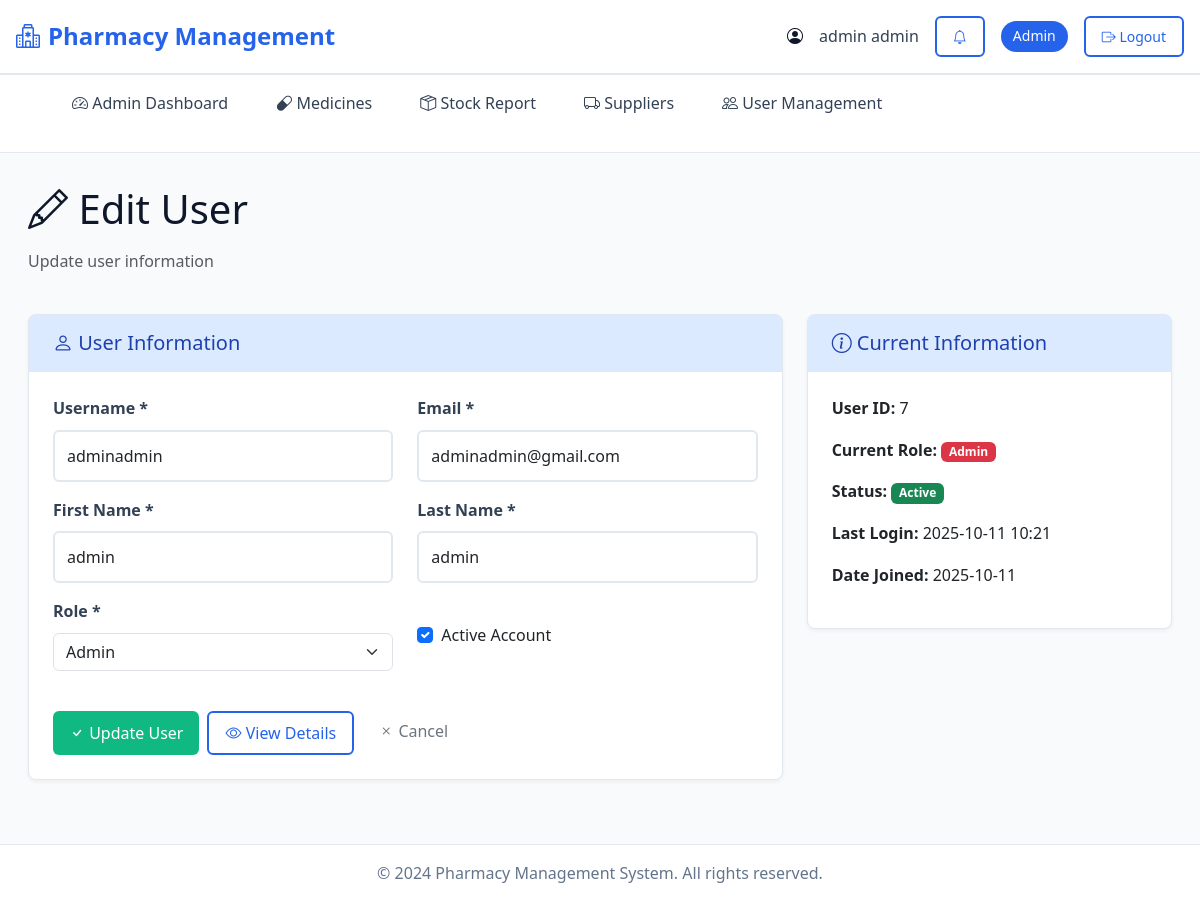
The app's page /user-management/users/edit/7/ (signed in), older data.
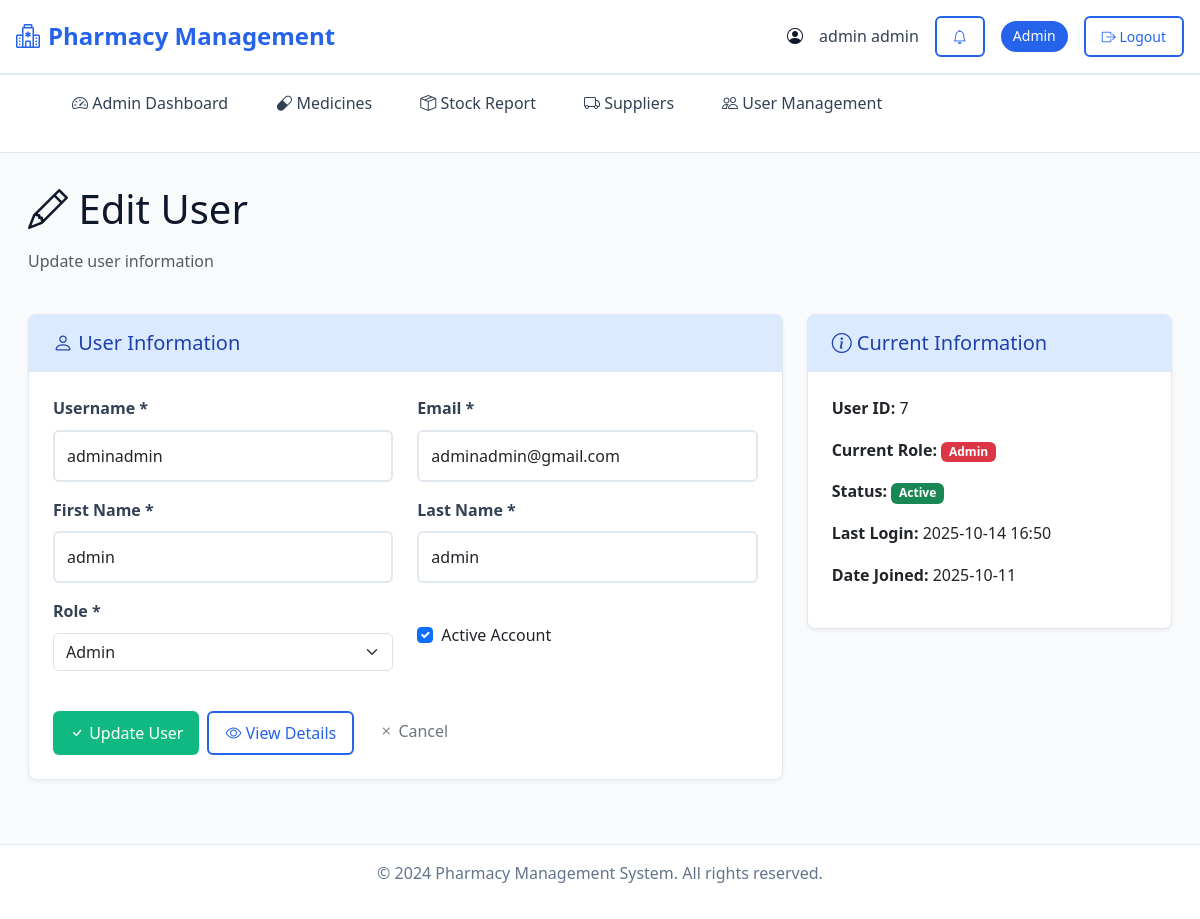
The same page, newer data.
### pharmacy/models.py (models this page shows, shortened)
class User(AbstractUser):
    ROLE_CHOICES = [
        ('pharmacist', 'Pharmacist'),
        ('admin', 'Admin'),
        ('staff', 'Staff'),
    ]
    role = models.CharField(max_length=50, choices=ROLE_CHOICES)
    reset_token = models.CharField(max_length=100, blank=True, null=True)

### pharmacy/user_management.py (the view)
# urls.py: path('users/edit/<int:user_id>/', user_management.user_edit, name='user_edit'),
@admin_required
def user_edit(request, user_id):
    user = get_object_or_404(User, id=user_id)
    if request.method == "POST":
        form = UserEditForm(request.POST, instance=user)
        if form.is_valid():
            form.save()
            messages.success(request, 'User updated successfully!')
            return redirect('user_detail', user_id=user.id)
    else:
        form = UserEditForm(instance=user)
    return render(request, 'admin/users/user_edit.html', {
        'form': form,
        'user_obj': user,
    })

### pharmacy/forms.py
class UserEditForm(forms.ModelForm):
    role = forms.ChoiceField(
        choices=[
            ('admin', 'Admin'),
            ('pharmacist', 'Pharmacist'),
            ('staff', 'Staff'),
        ],
        required=True
    )
    class Meta:
        model = User
        fields = ('username', 'email', 'first_name', 'last_name', 'role', 'is_active')
    def __init__(self, *args, **kwargs):
        super().__init__(*args, **kwargs)
        self.fields['username'].widget.attrs.update({'class': 'form-control'})
        self.fields['email'].widget.attrs.update({'class': 'form-control'})
        self.fields['first_name'].widget.attrs.update({'class': 'form-control'})
        self.fields['last_name'].widget.attrs.update({'class': 'form-control'})
        self.fields['role'].widget.attrs.update({'class': 'form-select'})
        self.fields['is_active'].widget.attrs.update({'class': 'form-check-input'})

### templates/admin/users/user_edit.html (shortened to what the changed rows need)
{% extends 'admin/base.html' %}
{% block content %}
<div class="container-fluid">
    <div class="row mb-4">
        <div class="col-12">
            <h1 class="mb-3">
                <i class="bi bi-pencil"></i> Edit User
            </h1>
        </div>
    </div>
    <div class="row">
        <div class="col-lg-8">
            <div class="card">
                <div class="card-body">
                    <form method="post">
                        <div class="row">
                            <div class="col-md-6 mb-3">
                                <label for="{{ form.username.id_for_label }}" class="form-label">Username *</label>
                                {{ form.username }}
                            </div>
                            <div class="col-md-6 mb-3">
                                <label for="{{ form.email.id_for_label }}" class="form-label">Email *</label>
                                {{ form.email }}
                            </div>
                        </div>
                        <div class="row">
                            <div class="col-md-6 mb-3">
                                <label for="{{ form.first_name.id_for_label }}" class="form-label">First Name *</label>
                                {{ form.first_name }}
                            </div>
                            <div class="col-md-6 mb-3">
                                <label for="{{ form.last_name.id_for_label }}" class="form-label">Last Name *</label>
                                {{ form.last_name }}
                            </div>
                        </div>
                        <div class="row">
                            <div class="col-md-6 mb-3">
                                <label for="{{ form.role.id_for_label }}" class="form-label">Role *</label>
                                {{ form.role }}
                            </div>
                            <div class="col-md-6 mb-3">
                                <div class="form-check mt-4">
                                    {{ form.is_active }}
                                    <label class="form-check-label" for="{{ form.is_active.id_for_label }}">
                                        Active Account
                                    </label>
                                </div>
                            </div>
                        </div>
                    </form>
                </div>
            </div>
        </div>
        <div class="col-lg-4">
            <div class="card">
                <div class="card-body">
                    <div class="mb-3">
                        <strong>User ID:</strong> {{ user_obj.id }}
                    </div>
                    <div class="mb-3">
                        <strong>Current Role:</strong>
                        <span class="badge {% if user_obj.role == 'admin' %}bg-danger{% elif user_obj.role == 'pharmacist' %}bg-primary{% else %}bg-info{% endif %}">
                            {{ user_obj.get_role_display }}
                        </span>
                    </div>
                    <div class="mb-3">
                        <strong>Status:</strong>
                        {% if user_obj.is_active %}
                            <span class="badge bg-success">Active</span>
                        {% else %}
                            <span class="badge bg-secondary">Inactive</span>
                        {% endif %}
                    </div>
                    <div class="mb-3">
                        <strong>Last Login:</strong>
                        {% if user_obj.last_login %}
                            {{ user_obj.last_login|date:"Y-m-d H:i" }}
                        {% else %}
                            <span class="text-muted">Never</span>
                        {% endif %}
                    </div>
                    <div class="mb-3">
                        <strong>Date Joined:</strong> {{ user_obj.date_joined|date:"Y-m-d" }}
                    </div>
                </div>
            </div>
        </div>
    </div>
</div>
{% endblock %}

### templates/admin/base.html (shortened to what this page needs)
<!DOCTYPE html>
<html lang="en">
<head>
    <link href="https://cdn.jsdelivr.net/npm/bootstrap@5.3.2/dist/css/bootstrap.min.css" rel="stylesheet">
    <link href="https://cdn.jsdelivr.net/npm/bootstrap-icons@1.11.1/font/bootstrap-icons.min.css" rel="stylesheet">
</head>
<body>
    <header class="header">
        <div class="header-content">
            <a href="{% url 'index' %}" class="logo">
                <i class="bi bi-hospital"></i>
                Pharmacy Management
            </a>
            <div class="user-info">
                <i class="bi bi-person-circle"></i>
                {% if user.is_authenticated %}
                    <span class="user-name">{{ user.get_full_name|default:user.username }}</span>
                        <a href="{% url 'admin_notifications' %}" class="btn btn-outline-primary btn-sm" title="Notifications">
                            <i class="bi bi-bell"></i>
                        </a>
                    <span class="user-role">{{ user.get_role_display|default:user.role|title }}</span>
                    <a href="{% url 'logout' %}" class="btn btn-outline-primary btn-sm">
                        <i class="bi bi-box-arrow-right"></i> Logout
                    </a>
                {% endif %}
            </div>
        </div>
    </header>
    {% if user.is_authenticated %}
    <nav class="nav-container">
        <div class="nav">
            <ul class="nav-list">
                {% if user.role == 'admin' %}
                    <li class="nav-item">
                        <a href="{% url 'index' %}" class="nav-link {% if request.resolver_match.url_name == 'index' %}active{% endif %}">
                            <i class="bi bi-speedometer2"></i> Admin Dashboard
                        </a>
                    </li>
                    <li class="nav-item">
                        <a href="{% url 'list_medicine' %}" class="nav-link">
                            <i class="bi bi-capsule"></i> Medicines
                        </a>
                    </li>
                    <li class="nav-item">
                        <a href="{% url 'stock_report' %}" class="nav-link">
                            <i class="bi bi-box-seam"></i> Stock Report
                        </a>
                    </li>
                    <li class="nav-item">
                        <a href="{% url 'list_supplier' %}" class="nav-link">
                            <i class="bi bi-truck"></i> Suppliers
                        </a>
                    </li>
                    <li class="nav-item">
                        <a href="{% url 'user_list' %}" class="nav-link">
                            <i class="bi bi-people"></i> User Management
                        </a>
                    </li>
                {% endif %}
            </ul>
        </div>
    </nav>
    {% endif %}
    <main class="main-content">
        {% block content %}{% endblock %}
    </main>
    <footer class="footer">
        <p>&copy; 2024 Pharmacy Management System. All rights reserved.</p>
    </footer>
</body>
</html>

Row changes from the older to the newer data that the page shows:
changed User "admin admin": last_login "2025-10-11 10:21" → "2025-10-14 16:50"
